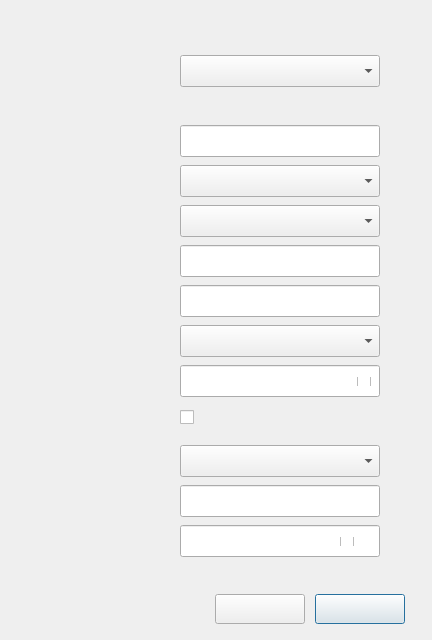
<?xml version="1.0" encoding="UTF-8"?>
<ui version="4.0">
 <class>DlgConnHidWifiSecTunnelTLS</class>
 <widget class="QDialog" name="DlgConnHidWifiSecTunnelTLS">
  <property name="geometry">
   <rect>
    <x>0</x>
    <y>0</y>
    <width>432</width>
    <height>640</height>
   </rect>
  </property>
  <property name="windowTitle">
   <string>Connect to Hidden Wi-Fi Network</string>
  </property>
  <widget class="QComboBox" name="cbxConn">
   <property name="geometry">
    <rect>
     <x>180</x>
     <y>55</y>
     <width>200</width>
     <height>32</height>
    </rect>
   </property>
   <property name="font">
    <font>
     <pointsize>10</pointsize>
    </font>
   </property>
   <property name="styleSheet">
    <string notr="true">QComboBox QAbstractItemView {
	outline: 0; 
	border: 1px solid #000000;
	border-color: rgba(0, 0, 0,25%);
	selection-color: rgb(0, 0, 0);
	background-color: #F1F3F3;
}</string>
   </property>
  </widget>
  <widget class="QLineEdit" name="leCaPwd">
   <property name="geometry">
    <rect>
     <x>180</x>
     <y>365</y>
     <width>200</width>
     <height>32</height>
    </rect>
   </property>
   <property name="font">
    <font>
     <pointsize>10</pointsize>
    </font>
   </property>
   <property name="echoMode">
    <enum>QLineEdit::Password</enum>
   </property>
  </widget>
  <widget class="QLineEdit" name="leNetName">
   <property name="geometry">
    <rect>
     <x>180</x>
     <y>125</y>
     <width>200</width>
     <height>32</height>
    </rect>
   </property>
   <property name="font">
    <font>
     <pointsize>10</pointsize>
    </font>
   </property>
  </widget>
  <widget class="QPushButton" name="btnConnect">
   <property name="geometry">
    <rect>
     <x>315</x>
     <y>594</y>
     <width>90</width>
     <height>30</height>
    </rect>
   </property>
   <property name="font">
    <font>
     <pointsize>10</pointsize>
    </font>
   </property>
   <property name="text">
    <string/>
   </property>
  </widget>
  <widget class="QLineEdit" name="lePassword">
   <property name="geometry">
    <rect>
     <x>180</x>
     <y>525</y>
     <width>200</width>
     <height>32</height>
    </rect>
   </property>
   <property name="font">
    <font>
     <pointsize>10</pointsize>
    </font>
   </property>
   <property name="echoMode">
    <enum>QLineEdit::Password</enum>
   </property>
  </widget>
  <widget class="QPushButton" name="btnCancel">
   <property name="geometry">
    <rect>
     <x>215</x>
     <y>594</y>
     <width>90</width>
     <height>30</height>
    </rect>
   </property>
   <property name="font">
    <font>
     <pointsize>10</pointsize>
    </font>
   </property>
   <property name="text">
    <string/>
   </property>
  </widget>
  <widget class="QLabel" name="lbDomain">
   <property name="geometry">
    <rect>
     <x>76</x>
     <y>290</y>
     <width>90</width>
     <height>20</height>
    </rect>
   </property>
   <property name="font">
    <font>
     <pointsize>10</pointsize>
    </font>
   </property>
   <property name="text">
    <string/>
   </property>
  </widget>
  <widget class="QCheckBox" name="checkBoxPwdSec">
   <property name="geometry">
    <rect>
     <x>340</x>
     <y>537</y>
     <width>18</width>
     <height>9</height>
    </rect>
   </property>
   <property name="font">
    <font>
     <pointsize>10</pointsize>
    </font>
   </property>
   <property name="text">
    <string/>
   </property>
  </widget>
  <widget class="QLabel" name="lbUserName">
   <property name="geometry">
    <rect>
     <x>76</x>
     <y>490</y>
     <width>90</width>
     <height>20</height>
    </rect>
   </property>
   <property name="font">
    <font>
     <pointsize>10</pointsize>
    </font>
   </property>
   <property name="text">
    <string/>
   </property>
  </widget>
  <widget class="QLabel" name="lbSecurity">
   <property name="geometry">
    <rect>
     <x>76</x>
     <y>170</y>
     <width>90</width>
     <height>20</height>
    </rect>
   </property>
   <property name="font">
    <font>
     <pointsize>10</pointsize>
    </font>
   </property>
   <property name="text">
    <string/>
   </property>
  </widget>
  <widget class="QComboBox" name="cbxSecurity">
   <property name="geometry">
    <rect>
     <x>180</x>
     <y>165</y>
     <width>200</width>
     <height>32</height>
    </rect>
   </property>
   <property name="font">
    <font>
     <pointsize>10</pointsize>
    </font>
   </property>
   <property name="styleSheet">
    <string notr="true">QComboBox QAbstractItemView {
	outline: 0; 
	border: 1px solid #000000;
	border-color: rgba(0, 0, 0,25%);
	selection-color: rgb(0, 0, 0);
	background-color: #F1F3F3;
}</string>
   </property>
  </widget>
  <widget class="QComboBox" name="cbxCA">
   <property name="geometry">
    <rect>
     <x>180</x>
     <y>325</y>
     <width>200</width>
     <height>32</height>
    </rect>
   </property>
   <property name="font">
    <font>
     <pointsize>10</pointsize>
    </font>
   </property>
   <property name="styleSheet">
    <string notr="true">QComboBox QAbstractItemView {
	outline: 0; 
	border: 1px solid #000000;
	border-color: rgba(0, 0, 0,25%);
	selection-color: rgb(0, 0, 0);
	background-color: #F1F3F3;
}</string>
   </property>
  </widget>
  <widget class="QComboBox" name="cbxInnerAuth">
   <property name="geometry">
    <rect>
     <x>180</x>
     <y>445</y>
     <width>200</width>
     <height>32</height>
    </rect>
   </property>
   <property name="font">
    <font>
     <pointsize>10</pointsize>
    </font>
   </property>
   <property name="styleSheet">
    <string notr="true">QComboBox QAbstractItemView {
	outline: 0; 
	border: 1px solid #000000;
	border-color: rgba(0, 0, 0,25%);
	selection-color: rgb(0, 0, 0);
	background-color: #F1F3F3;
}</string>
   </property>
  </widget>
  <widget class="QLineEdit" name="leUserName">
   <property name="geometry">
    <rect>
     <x>180</x>
     <y>485</y>
     <width>200</width>
     <height>32</height>
    </rect>
   </property>
   <property name="font">
    <font>
     <pointsize>10</pointsize>
    </font>
   </property>
   <property name="echoMode">
    <enum>QLineEdit::Normal</enum>
   </property>
  </widget>
  <widget class="QLabel" name="lbCA">
   <property name="geometry">
    <rect>
     <x>76</x>
     <y>330</y>
     <width>90</width>
     <height>20</height>
    </rect>
   </property>
   <property name="font">
    <font>
     <pointsize>10</pointsize>
    </font>
   </property>
   <property name="text">
    <string/>
   </property>
  </widget>
  <widget class="QComboBox" name="cbxAuth">
   <property name="geometry">
    <rect>
     <x>180</x>
     <y>205</y>
     <width>200</width>
     <height>32</height>
    </rect>
   </property>
   <property name="font">
    <font>
     <pointsize>10</pointsize>
    </font>
   </property>
   <property name="styleSheet">
    <string notr="true">QComboBox QAbstractItemView {
	outline: 0; 
	border: 1px solid #000000;
	border-color: rgba(0, 0, 0,25%);
	selection-color: rgb(0, 0, 0);
	background-color: #F1F3F3;
}</string>
   </property>
  </widget>
  <widget class="QLabel" name="lbAnonyId">
   <property name="geometry">
    <rect>
     <x>76</x>
     <y>250</y>
     <width>90</width>
     <height>20</height>
    </rect>
   </property>
   <property name="font">
    <font>
     <pointsize>10</pointsize>
    </font>
   </property>
   <property name="text">
    <string/>
   </property>
  </widget>
  <widget class="QLabel" name="lbNetName">
   <property name="geometry">
    <rect>
     <x>76</x>
     <y>130</y>
     <width>90</width>
     <height>20</height>
    </rect>
   </property>
   <property name="font">
    <font>
     <pointsize>10</pointsize>
    </font>
   </property>
   <property name="text">
    <string/>
   </property>
  </widget>
  <widget class="QCheckBox" name="checkBoxCA">
   <property name="geometry">
    <rect>
     <x>180</x>
     <y>405</y>
     <width>200</width>
     <height>25</height>
    </rect>
   </property>
   <property name="font">
    <font>
     <pointsize>10</pointsize>
    </font>
   </property>
   <property name="text">
    <string/>
   </property>
  </widget>
  <widget class="QLabel" name="lbInnerAuth">
   <property name="geometry">
    <rect>
     <x>76</x>
     <y>450</y>
     <width>90</width>
     <height>20</height>
    </rect>
   </property>
   <property name="font">
    <font>
     <pointsize>10</pointsize>
    </font>
   </property>
   <property name="text">
    <string/>
   </property>
  </widget>
  <widget class="QLineEdit" name="leDomain">
   <property name="geometry">
    <rect>
     <x>180</x>
     <y>285</y>
     <width>200</width>
     <height>32</height>
    </rect>
   </property>
   <property name="font">
    <font>
     <pointsize>10</pointsize>
    </font>
   </property>
  </widget>
  <widget class="QLabel" name="lbAuth">
   <property name="geometry">
    <rect>
     <x>76</x>
     <y>210</y>
     <width>90</width>
     <height>20</height>
    </rect>
   </property>
   <property name="font">
    <font>
     <pointsize>10</pointsize>
    </font>
   </property>
   <property name="text">
    <string/>
   </property>
  </widget>
  <widget class="QLabel" name="lbConn">
   <property name="geometry">
    <rect>
     <x>76</x>
     <y>60</y>
     <width>90</width>
     <height>20</height>
    </rect>
   </property>
   <property name="font">
    <font>
     <pointsize>10</pointsize>
    </font>
   </property>
   <property name="text">
    <string/>
   </property>
  </widget>
  <widget class="QLabel" name="lbCaPwd">
   <property name="geometry">
    <rect>
     <x>76</x>
     <y>370</y>
     <width>90</width>
     <height>20</height>
    </rect>
   </property>
   <property name="font">
    <font>
     <pointsize>10</pointsize>
    </font>
   </property>
   <property name="text">
    <string/>
   </property>
  </widget>
  <widget class="QLabel" name="lbPassword">
   <property name="geometry">
    <rect>
     <x>76</x>
     <y>530</y>
     <width>90</width>
     <height>20</height>
    </rect>
   </property>
   <property name="font">
    <font>
     <pointsize>10</pointsize>
    </font>
   </property>
   <property name="text">
    <string/>
   </property>
  </widget>
  <widget class="QCheckBox" name="checkBoxPwd">
   <property name="geometry">
    <rect>
     <x>357</x>
     <y>377</y>
     <width>18</width>
     <height>9</height>
    </rect>
   </property>
   <property name="font">
    <font>
     <pointsize>10</pointsize>
    </font>
   </property>
   <property name="text">
    <string/>
   </property>
  </widget>
  <widget class="QLineEdit" name="leAnonyId">
   <property name="geometry">
    <rect>
     <x>180</x>
     <y>245</y>
     <width>200</width>
     <height>32</height>
    </rect>
   </property>
   <property name="font">
    <font>
     <pointsize>10</pointsize>
    </font>
   </property>
  </widget>
  <widget class="QLabel" name="lbBoder">
   <property name="geometry">
    <rect>
     <x>0</x>
     <y>0</y>
     <width>432</width>
     <height>640</height>
    </rect>
   </property>
   <property name="text">
    <string/>
   </property>
  </widget>
  <widget class="QLabel" name="lbUpback">
   <property name="geometry">
    <rect>
     <x>0</x>
     <y>0</y>
     <width>432</width>
     <height>116</height>
    </rect>
   </property>
   <property name="text">
    <string/>
   </property>
  </widget>
  <widget class="QLabel" name="lbBottomback">
   <property name="geometry">
    <rect>
     <x>0</x>
     <y>580</y>
     <width>432</width>
     <height>60</height>
    </rect>
   </property>
   <property name="text">
    <string/>
   </property>
  </widget>
  <widget class="QLabel" name="lbLeftup">
   <property name="geometry">
    <rect>
     <x>0</x>
     <y>0</y>
     <width>120</width>
     <height>32</height>
    </rect>
   </property>
   <property name="text">
    <string/>
   </property>
  </widget>
  <widget class="QLabel" name="lbLeftupIcon">
   <property name="geometry">
    <rect>
     <x>9</x>
     <y>9</y>
     <width>16</width>
     <height>16</height>
    </rect>
   </property>
   <property name="text">
    <string/>
   </property>
  </widget>
  <widget class="QLabel" name="lbLeftupTitle">
   <property name="geometry">
    <rect>
     <x>34</x>
     <y>6</y>
     <width>80</width>
     <height>20</height>
    </rect>
   </property>
   <property name="text">
    <string/>
   </property>
  </widget>
  <zorder>lbUpback</zorder>
  <zorder>lbBottomback</zorder>
  <zorder>lbBoder</zorder>
  <zorder>cbxConn</zorder>
  <zorder>leCaPwd</zorder>
  <zorder>leNetName</zorder>
  <zorder>btnConnect</zorder>
  <zorder>lePassword</zorder>
  <zorder>btnCancel</zorder>
  <zorder>lbDomain</zorder>
  <zorder>checkBoxPwdSec</zorder>
  <zorder>lbUserName</zorder>
  <zorder>lbSecurity</zorder>
  <zorder>cbxSecurity</zorder>
  <zorder>cbxCA</zorder>
  <zorder>cbxInnerAuth</zorder>
  <zorder>leUserName</zorder>
  <zorder>lbCA</zorder>
  <zorder>cbxAuth</zorder>
  <zorder>lbAnonyId</zorder>
  <zorder>lbNetName</zorder>
  <zorder>checkBoxCA</zorder>
  <zorder>lbInnerAuth</zorder>
  <zorder>leDomain</zorder>
  <zorder>lbAuth</zorder>
  <zorder>lbConn</zorder>
  <zorder>lbCaPwd</zorder>
  <zorder>lbPassword</zorder>
  <zorder>checkBoxPwd</zorder>
  <zorder>leAnonyId</zorder>
  <zorder>lbLeftup</zorder>
  <zorder>lbLeftupIcon</zorder>
  <zorder>lbLeftupTitle</zorder>
 </widget>
 <resources/>
 <connections/>
</ui>
